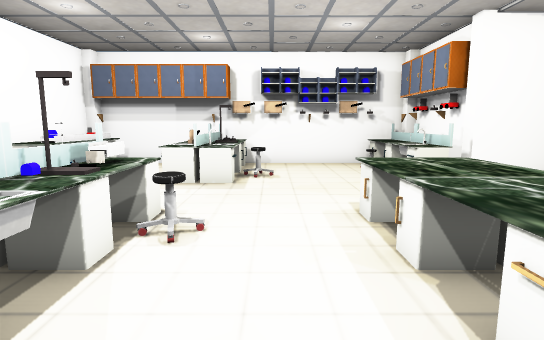
view 1 (above)

15 first-person views from a walk through a Unity game level. The camera is 1.5 m above the floor, tilts 8° down and sees 80° across. The floor is counted in squares, 1 m on a side. Each view is taken from the middle of a square. On the plan, view 1 faces up. The plan holds only what a view shows up to about 15 squares ahead; the rest is blank. Some surface patterns are stand-ins.

view 2
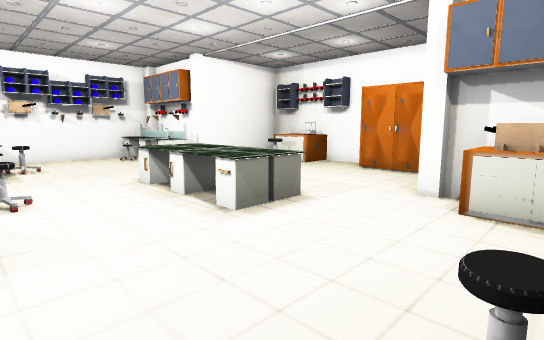

view 3
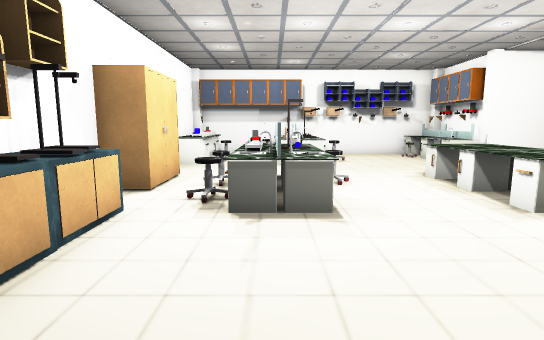

view 4
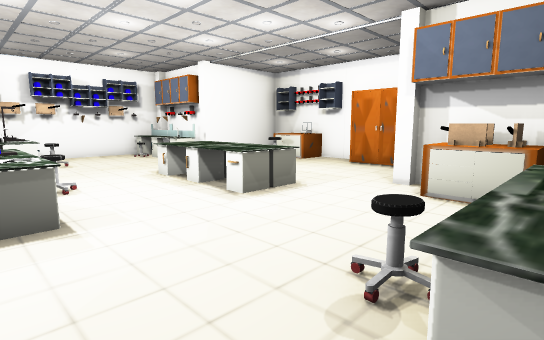

view 5
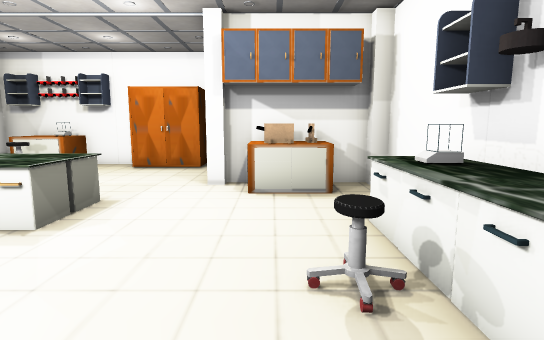

view 6
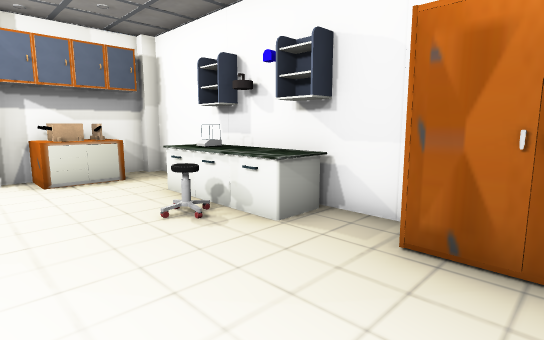

view 7
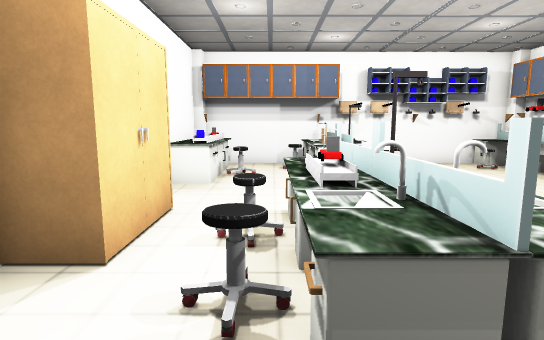

view 8
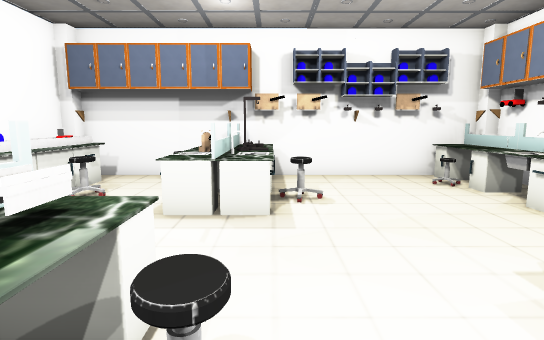

view 9
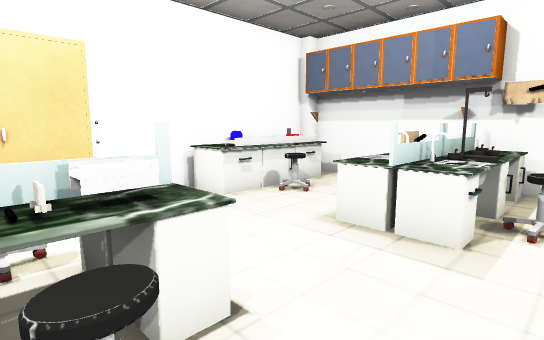

view 10
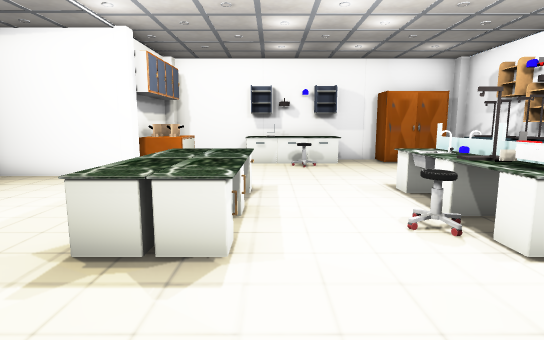

view 11
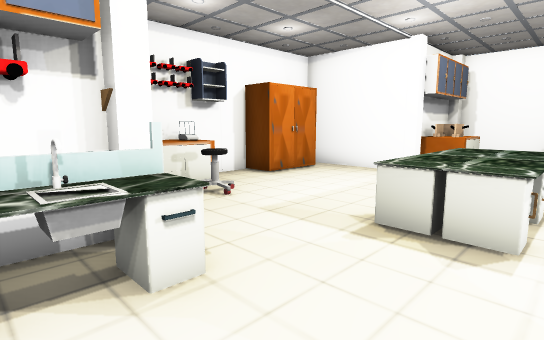

view 12
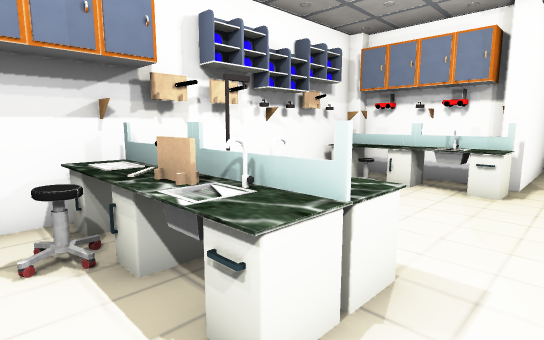

view 13
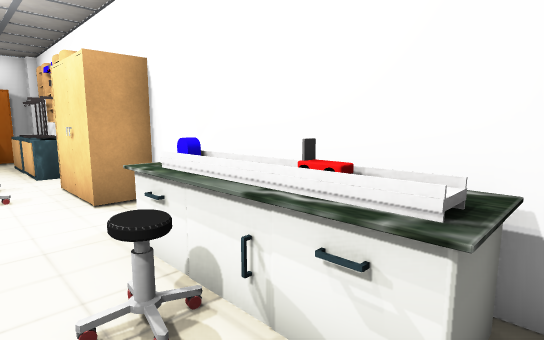

view 14
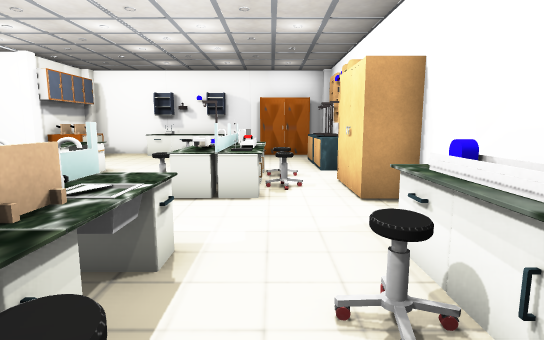

view 15
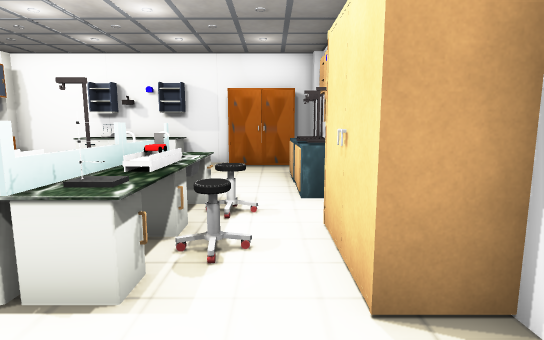

### Floor plan
Points are (right, up) in squares from view 1. A wall is a line through its corners. A room is listed if a view was taken in it or the views show most of it. See-through windows are left out.
Room 1 (views 1, 2, 3, 4, 5, 6, 7, 8, 9, 10, 11, 12, 13, 14, 15)
walls: (-6.9, 3.4) (-6.9, -4.5); (5.4, -0.4) (9, -0.4); (4.5, 10.4) (4.5, 11.5); (5.4, 10.4) (5.4, 11.5); (9.4, 3.6) (9.4, 4.4); (-3.5, -4.9) (5.1, -4.9); (4.5, 12.6) (-6.6, 12.6); (5.4, -4.5) (5.4, -3.4); (9.4, 8.1) (5.4, 8.1); (-6.9, 11.6) (-6.9, 5.6); (-6.6, -4.9) (-5.9, -4.9)
objects: other object (-7, 0) to (-6, 0); other object (-7, 12); other object (-6, -4) to (-4, -4); other object (-6, -2); other object (-6, -1); other object (-6, 1); other object (-6, 3) to (-6, 6); other object (-6, 8) to (-6, 12); other object (-5, 10); other object (-4, 2) to (-4, 3); other object (-4, 4); other object (-4, 5) to (-3, 5); other object (-3, 1) to (-2, 2); other object (-3, 2); other object (-3, 3); other object (-3, 8) to (-3, 9); other object (-3, 10) to (-2, 12); other object (-3, 11); other object (-2, -4) to (2, -3); other object (-2, 3); other object (-2, 4) to (-1, 4); other object (-2, 5); other object (-2, 8) to (-1, 9); other object (-2, 9); other object (-2, 10); other object (-2, 12); other object (-1, 9) to (0, 10); other object (-1, 11) to (-1, 12); other object (0, -2); other object (2, 1) to (2, 2); other object (2, 3) to (2, 5); other object (3, 1) to (3, 2); other object (3, 3) to (3, 5); other object (3, 11); other object (4, -3) to (5, -3); other object (4, -2); other object (4, 8); other object (4, 9); other object (4, 10) to (4, 12); other object (5, -2); other object (5, -1); other object (5, 8); other object (5, 9); other object (5, 10); other object (5, 12); other object (7, 6); other object (8, 1) to (9, 3); other object (8, 5) to (9, 7); other object (9, 5)

Positions as (right, up) in squares from view 1, and headings:
1: (0, 0), facing up
2: (-2, -3), facing up-right
3: (-3, -4), facing up
4: (-3, -4), facing up-right
5: (-3, -2), facing right
6: (-5, 0), facing down-right
7: (-4, 0), facing up
8: (-1, 3), facing up
9: (0, 4), facing up-left
10: (1, 9), facing down
11: (1, 10), facing down-right
12: (-4, 7), facing up-right
13: (-4, 12), facing down-left
14: (-4, 12), facing down
15: (-5, 8), facing down
